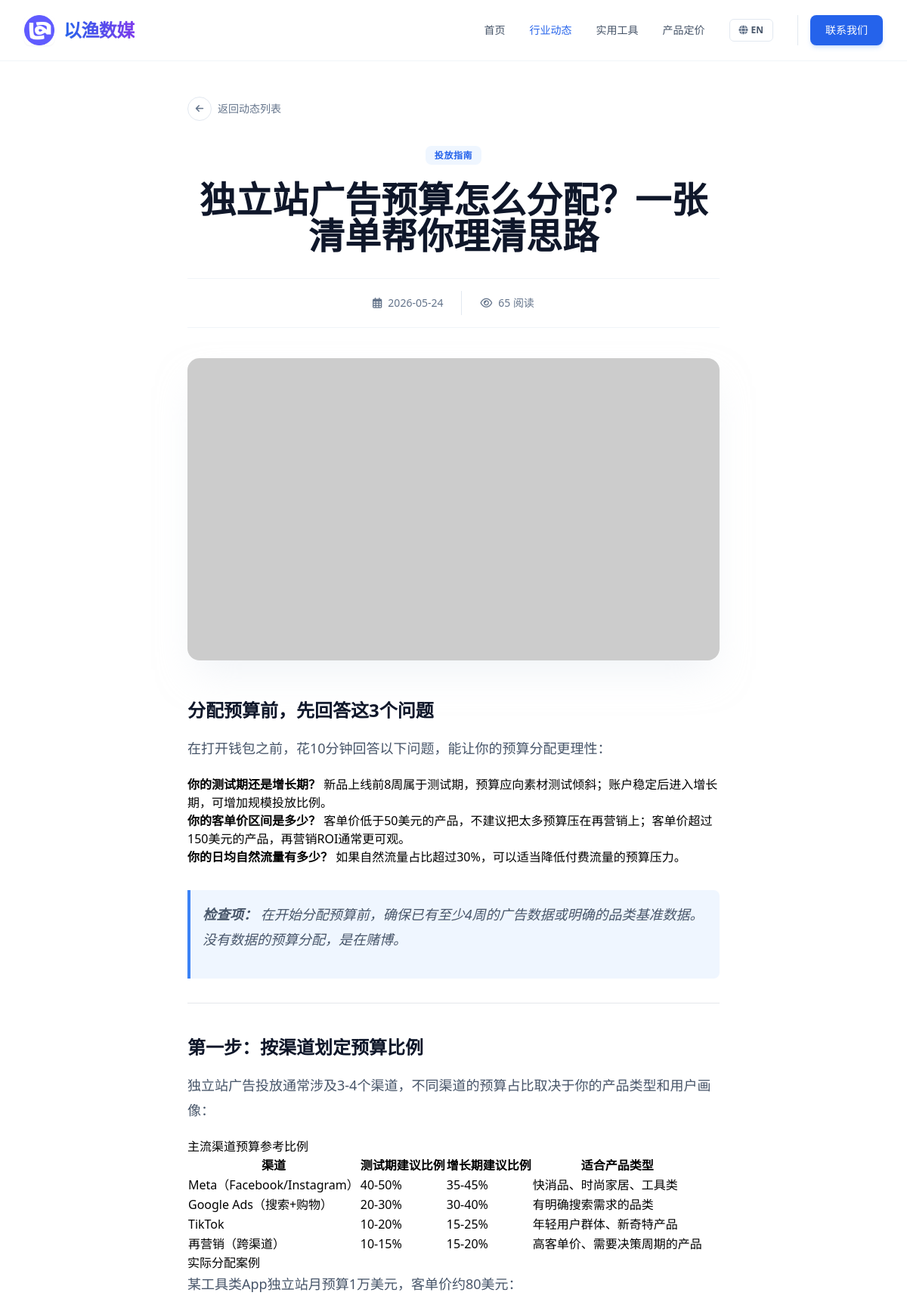
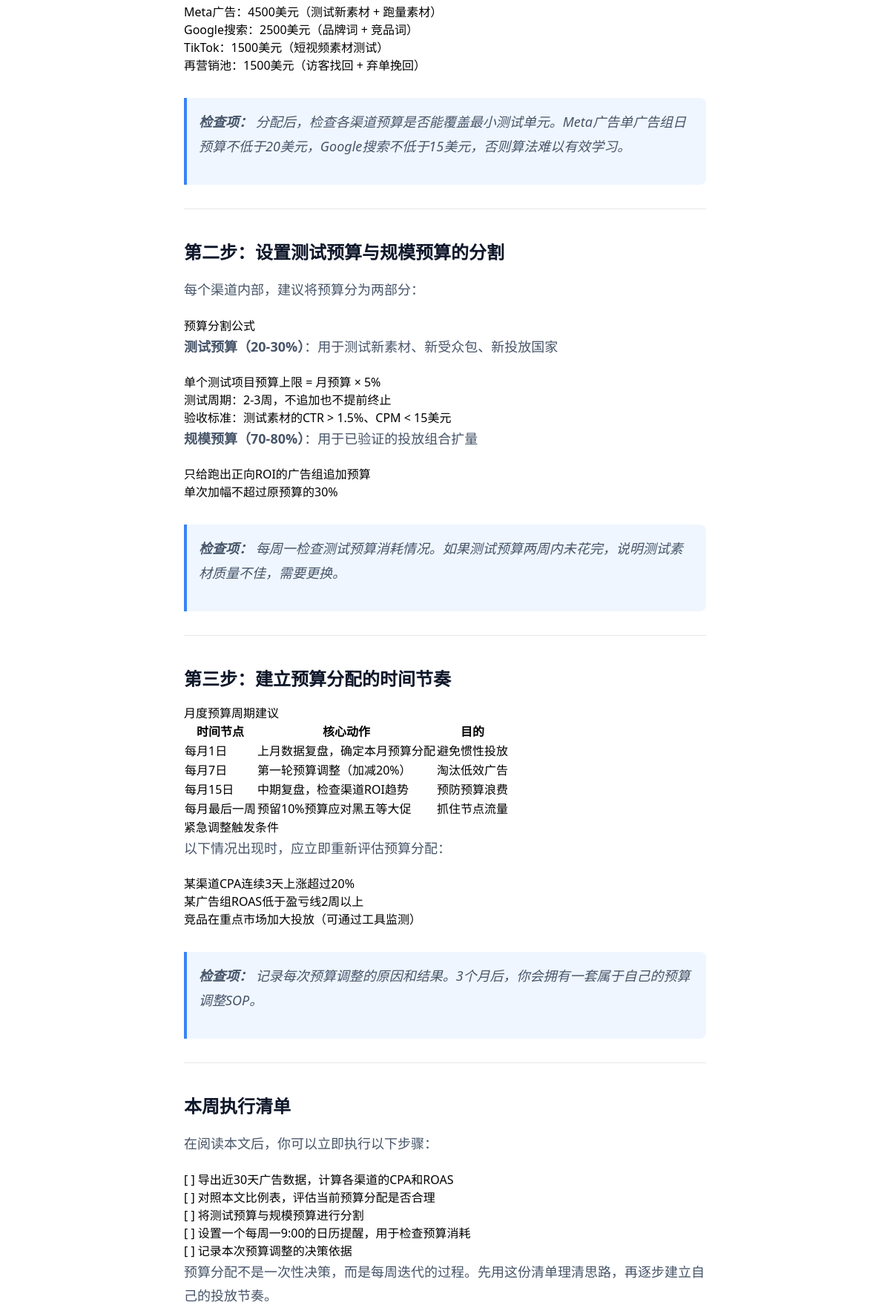
The page /article/92 (upper part) on the database its author committed (2 pictures, top to bottom).
### tables this page shows
CREATE TABLE articles (
            id INTEGER PRIMARY KEY AUTOINCREMENT,
            category_id TEXT NOT NULL,
            title TEXT NOT NULL,
            summary TEXT NOT NULL,
            content TEXT NOT NULL,
            date TEXT NOT NULL,
            views INTEGER DEFAULT 0,
            image TEXT NOT NULL
        , seo_keywords TEXT DEFAULT '', seo_score INTEGER DEFAULT 0, title_en TEXT DEFAULT '', summary_en TEXT DEFAULT '', content_en TEXT DEFAULT '', title_vi TEXT DEFAULT "", summary_vi TEXT DEFAULT "", content_vi TEXT DEFAULT "");

### app.py (the view)
@app.route('/article/<int:article_id>')
def article_detail(article_id):
    db = get_db()
    cur = db.cursor()
    cur.execute('SELECT * FROM articles WHERE id = ?', (article_id,))
    article = cur.fetchone()
    if article is None:
        return "Article not found", 404
    return render_template('article_detail.html', article=dict(article))

### app.py (called while the page is built)
def get_db():
    db = getattr(g, '_database', None)
    if db is None:
        db = g._database = sqlite3.connect(DB_PATH)
        db.row_factory = sqlite3.Row
    return db

@app.teardown_appcontext
def close_connection(exception):
    db = getattr(g, '_database', None)
    if db is not None:
        db.close()

@app.after_request
def add_header(response):
    response.headers["Cache-Control"] = "no-cache, no-store, must-revalidate"
    response.headers["Pragma"] = "no-cache"
    response.headers["Expires"] = "0"
    response.headers['Cache-Control'] = 'public, max-age=0'
    return response

### templates/article_detail.html (shortened to what this page needs)
<!DOCTYPE html>
<html lang="zh-CN" x-data="appData()">
<head>
    <script src="https://cdn.tailwindcss.com"></script>
    <link href="https://cdnjs.cloudflare.com/ajax/libs/font-awesome/6.0.0/css/all.min.css" rel="stylesheet">
</head>
<body class="font-sans antialiased bg-white">
    <nav class="fixed w-full z-50 transition-all duration-300 bg-white/90 backdrop-blur-md border-b border-slate-100">
        <div class="max-w-7xl mx-auto px-4 sm:px-6 lg:px-8">
            <div class="flex justify-between h-20 items-center">
                <a href="/" class="flex-shrink-0 flex items-center gap-3 group">
                    <img src="{{ url_for('static', filename='images/logo.png') }}" alt="Logo" class="w-10 h-10 rounded-lg object-cover shadow-sm group-hover:shadow-md transition-shadow duration-300" onerror="this.src='https://ui-avatars.com/api/?name=YY&background=0D8ABC&color=fff'">
                    <span class="font-extrabold text-2xl tracking-tight bg-clip-text text-transparent bg-gradient-to-r from-blue-600 to-violet-600 drop-shadow-sm">以渔数媒</span>
                </a>
                <div class="hidden md:flex space-x-8 items-center">
                    <a href="/" class="text-sm font-medium text-slate-600 hover:text-blue-600 transition-colors" x-text="t[lang].nav.home">首页</a>
                    <a href="/articles" class="text-sm font-medium text-blue-600 transition-colors" x-text="t[lang].nav.articles">行业动态</a>
                                        <a href="/tools" class="text-sm font-medium text-slate-600 hover:text-blue-600 transition-colors" x-text="t[lang].nav.tools">实用工具</a>
<a href="/pricing" class="text-sm font-medium text-slate-600 hover:text-blue-600 transition-colors" x-text="t[lang].nav.pricing">产品定价</a>
                    <button @click="toggleLang()" class="flex items-center space-x-1 px-3 py-1.5 rounded-md border border-slate-200 hover:border-blue-400 hover:bg-slate-50 transition-all">
                        <i class="fas fa-globe text-slate-500 text-xs"></i>
                        <span class="text-xs font-bold text-slate-600" x-text="lang === 'zh' ? 'EN' : '中'"></span>
                    </button>
                    <div class="flex items-center gap-3 pl-4 border-l border-slate-200">
                        <a href="https://t.me/yiyiyiads" target="_blank" class="px-5 py-2.5 rounded-lg bg-blue-600 text-white text-sm font-medium hover:bg-blue-700 transition-all shadow-md shadow-blue-500/20" x-text="t[lang].nav.contact">联系我们</a>
                    </div>
                </div>
            </div>
        </div>
    </nav>
    <main class="pt-32 pb-24">
        <div class="max-w-3xl mx-auto px-4 sm:px-6 lg:px-8 mb-8">
            <a href="/articles" class="inline-flex items-center gap-2 text-sm font-medium text-slate-500 hover:text-blue-600 transition-colors group">
                <div class="w-8 h-8 rounded-full border border-slate-200 flex items-center justify-center group-hover:border-blue-500 group-hover:bg-blue-50 transition-all">
                    <i class="fas fa-arrow-left text-xs group-hover:-translate-x-0.5 transition-transform"></i>
                </div>
                <span x-text="t[lang].back">返回动态列表</span>
            </a>
        </div>
        <article class="max-w-3xl mx-auto px-4 sm:px-6 lg:px-8">
            <header class="mb-10 text-center">
                <div class="mb-6">
                    <span class="px-3 py-1 bg-blue-50 text-blue-600 text-xs font-bold rounded-lg uppercase tracking-wider">
                        <span x-show="lang === 'zh'">
                            {% if article.category_id == 'news' %}官方公告
                            {% elif article.category_id == 'insight' %}行业洞察
                            {% elif article.category_id == 'guide' %}投放指南
                            {% elif article.category_id == 'update' %}产品更新
                            {% else %}资讯{% endif %}
                        </span>
                    </span>
                </div>
                <h1 class="text-3xl md:text-4xl lg:text-5xl font-extrabold text-slate-900 leading-tight mb-8">
                    <span x-show="lang === 'zh'">{{ article.get('title', '') }}</span>
                </h1>
                <div class="flex items-center justify-center gap-6 text-sm text-slate-500 border-t border-b border-slate-100 py-4">
                    <div class="flex items-center gap-2">
                        <i class="far fa-calendar-alt"></i>
                        <span>{{ article.date }}</span>
                    </div>
                    <div class="flex items-center gap-2">
                        <i class="far fa-eye"></i>
                        <span><span id="article-view-count" data-article-id="{{ article.id }}" data-base-views="{{ article.views }}">{{ article.views }}</span> <span x-text="t[lang].reads">阅读</span></span>
                    </div>
                </div>
            </header>
            <div class="rounded-2xl overflow-hidden mb-12 shadow-2xl shadow-slate-200/50">
                <img src="{{ article.image }}" alt="Featured Image" class="w-full h-[400px] object-cover">
            </div>
            <div class="prose max-w-none" x-show="lang === 'zh'">
                {{ article.get('content', '') | markdown | safe }}
            </div>
        </article>
    </main>
</body>
</html>

### templates/article_detail.html (style rules this page uses)
.prose h2 { color: #0f172a; font-weight: 700; font-size: 1.5rem; margin-top: 2.5rem; margin-bottom: 1rem; }
.prose p { color: #475569; line-height: 1.8; margin-bottom: 1.25rem; font-size: 1.125rem; }
.prose blockquote { border-left: 4px solid #3b82f6; padding-left: 1rem; color: #334155; font-style: italic; background: #eff6ff; padding: 1rem; border-radius: 0 0.5rem 0.5rem 0; margin: 2rem 0; }

### rows shown on the page
articles: get "独立站广告预算怎么分配？一张清单帮你理清思路", date "2026-05-24", views "65", get "分配预算前，先回答这3个问题 在打开钱包之前，花10分钟回答以下问题，能让你的预算分配更理性： 你的测试期还是增长期？ 新品上线前8周属于测试期，预算应向素材测试倾斜；账户稳定后进入增长期，可增加规模投放比例。 你的客单价区间是多少？ 客单价低于50美元的产品，不建议把太多预算压在再营销上；客单价超过150美元的产品，再营销ROI通常更可观。 你的日均自然流量有多少？ 如果自然流量占比超过30%，可以适当降低付费流量的预算压力。 检查项： 在开始分配预算前，确保已有至少4周的广告数据或明确的品类基准数据。没有数据的预算分配，是在赌博。 第一步：按渠道划定预算比例 独立站广告投放通常涉及3-4个渠道，不同渠道的预算占比取决于你的产品类型和用户画像： 主流渠道预算参考比例 渠道 测试期建议比例 增长期建议比例 适合产品类型 Meta（Facebook/Instagram） 40-50% 35-45% 快消品、时尚家居、工具类 Google Ads（搜索+购物） 20-30% 30-40% 有明确搜索需求的品类 TikTok 10-20% 15-25% 年轻用户群体、新奇特产品 再营销（跨渠道） 10-15% 15-20% 高客单价、需要决策周期的产品 实际分配案例 某工具类App独立站月预算1万美元，客单价约80美元： Meta广告：4500美元（测试新素材 + 跑量素材） Google搜索：2500美元（品牌词 + 竞品词） TikTok：1500美元（短视频素材测试） 再营销池：1500美元（访客找回 + 弃单挽回） 检查项：…"
